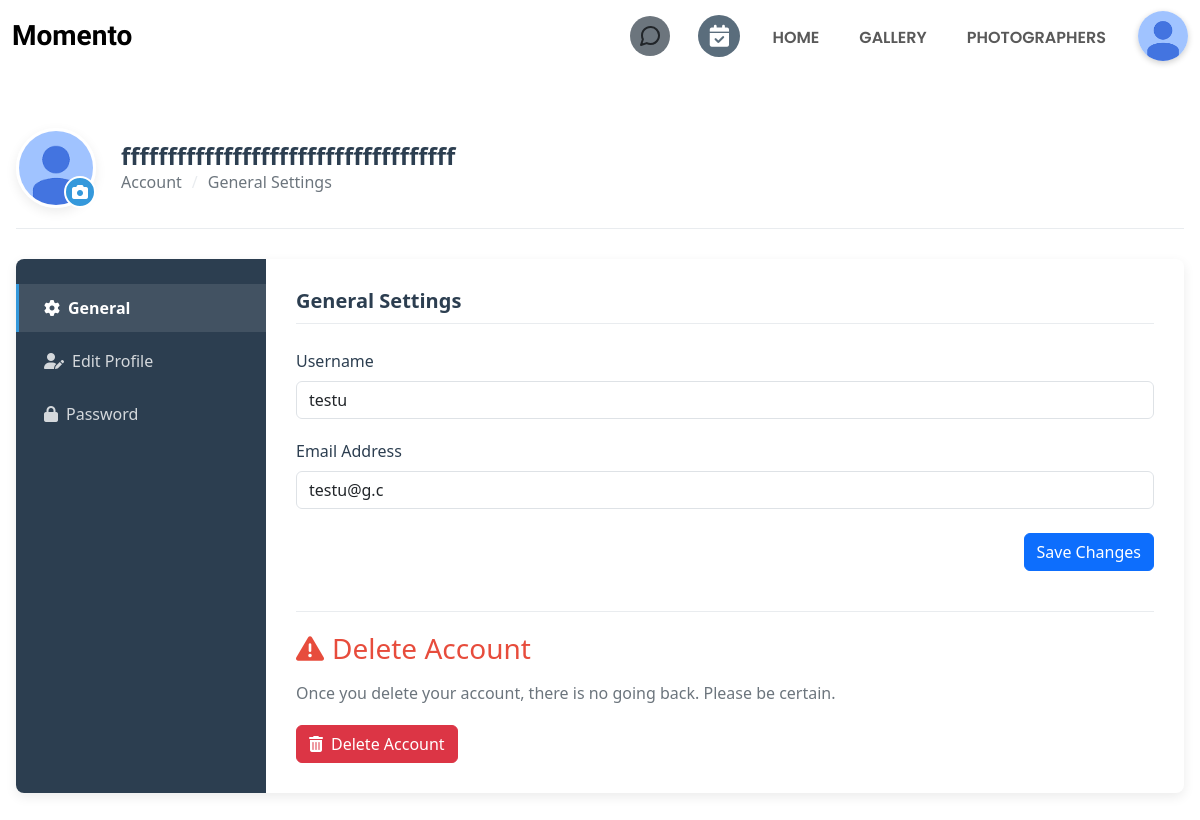
Screenshot of /edit-profile.php (signed in) with the database file from the repository.
### tables this page shows
CREATE TABLE `accounts` (
  `id` int(11) NOT NULL,
  `username` varchar(128) NOT NULL,
  `email` varchar(128) NOT NULL,
  `password` varchar(128) NOT NULL,
  `account_type` enum('user','business') NOT NULL,
  `picture` varchar(512) NOT NULL DEFAULT '/momento/Uploads/ProfilePicture/img_1.jpg',
  `location` varchar(128) NOT NULL,
  `lon` double(255,30) NOT NULL,
  `lat` double(255,30) NOT NULL,
  `provider` enum('local','google') NOT NULL,
  `provider_id` varchar(255) DEFAULT NULL,
  `created_at` timestamp NOT NULL DEFAULT current_timestamp(),
  `updated_at` timestamp NOT NULL DEFAULT current_timestamp() ON UPDATE current_timestamp()
);

CREATE TABLE `user_profiles` (
  `id` int(11) NOT NULL,
  `name` varchar(64) DEFAULT NULL,
  `created_at` timestamp NOT NULL DEFAULT current_timestamp(),
  `updated_at` timestamp NOT NULL DEFAULT current_timestamp() ON UPDATE current_timestamp()
);

### edit-profile.php (the view, shortened to what this page needs)
<?php
    require('pdo.php');
?>
<!DOCTYPE html>
<html lang="en">
<head>
    <link href="https://cdn.jsdelivr.net/npm/bootstrap@5.3.0/dist/css/bootstrap.min.css" rel="stylesheet">
    <link rel="stylesheet" href="https://cdnjs.cloudflare.com/ajax/libs/font-awesome/6.0.0/css/all.min.css">
    <link rel="stylesheet" href="css/header.css">
</head>
<body>
    <?php require('header.php'); ?>
    <div class="container-main p-3">
        <div class="profile-header">
            <div class="profile-avatar-container">
				<?php
					$pfp_sql = $pdo->prepare('select picture from accounts where id = ?');
					$pfp_sql->execute([$data['id']]);
					$result_pfp = $pfp_sql->fetch();
				?>
                <img src="<?=$result_pfp['picture']?>" class="profile-avatar" alt="Profile Picture">
                <form id="profileUploadForm" action="upload-profile-img.php" method="POST" enctype="multipart/form-data">
                    <div class="avatar-upload-btn" onclick="triggerFileInput('profileFile');">
                        <i class="fas fa-camera"></i>
                    </div>
                </form>
            </div>
            <div>
                <h1 class="profile-title">
                    <?php
                        $stmt = $pdo->prepare('SELECT account_type FROM accounts WHERE id = ?');
                        $stmt->execute(array($_SESSION['data']['id']));
                        $account_type = $stmt->fetch(PDO::FETCH_ASSOC);
                        if($account_type['account_type']=='user'){
                            $profileData = $pdo->prepare('SELECT name FROM user_profiles WHERE id = ?');
                            $profileData->execute([$_SESSION['data']['id']]);
                            $name = $profileData->fetch(PDO::FETCH_ASSOC);
                            echo htmlspecialchars($name['name']??null);
                        }elseif($account_type['account_type']=='business'){
                            $profileData = $pdo->prepare('SELECT business_name FROM business_profiles WHERE id = ?');
                            $profileData->execute([$_SESSION['data']['id']]);
                            $name = $profileData->fetch(PDO::FETCH_ASSOC);
                            echo htmlspecialchars($name['business_name']);
                        }
                    ?>
                </h1>
                <div class="profile-breadcrumb">
                    <span>Account</span>
                    <span class="breadcrumb-separator">/</span>
                    <span id="section-title">General Settings</span>
                </div>
            </div>
        </div>
        <div class="settings-container">
            <div class="settings-sidebar">
                <ul class="settings-nav">
                    <li class="settings-nav-item">
                        <a href="#" class="settings-nav-link active" onclick="showSection('general', 'General Settings', this)">
                            <i class="fas fa-cog me-2"></i>General
                        </a>
                    </li>
                    <li class="settings-nav-item">
                        <a href="#" class="settings-nav-link" onclick="showSection('edit-profile', 'Profile Settings', this)">
                            <i class="fas fa-user-edit me-2"></i>Edit Profile
                        </a>
                    </li>
                    <?php
                    $stmt = $pdo->prepare('SELECT provider FROM accounts WHERE id = ?');
                    $stmt->execute([$data['id']]);
                    $result = $stmt->fetch();
                    if($result['provider']=="local"){?>
                        <li class="settings-nav-item">
                            <a href="#" class="settings-nav-link" onclick="showSection('password', 'Password Settings', this)">
                                <i class="fas fa-lock me-2"></i>Password
                            </a>
                        </li>
                    <?php } ?>
                </ul>
            </div>
            <div class="settings-content">
                <?php
                    $stmt = $pdo->prepare('SELECT username, email, location, account_type FROM accounts WHERE id = ?');
                    $stmt->execute([$data['id']]);
                    $result = $stmt->fetch(PDO::FETCH_ASSOC);
                ?>
                <form action="update-profile.php" method="POST">
                    <div id="general" class="content-section">
                        <h2 class="section-title">General Settings</h2>
                        <div class="form-group">
                            <label class="form-label">Username</label>
                            <input name="username" type="text" class="form-control" value="<?=htmlspecialchars($result['username']??'')?>">
                        </div>
                        <div class="form-group">
                            <label class="form-label">Email Address</label>
                            <input name="email" type="email" class="form-control" value="<?=htmlspecialchars($result['email']??'')?>">
                        </div>
                        <div class="d-flex justify-content-end mt-4">
                            <button type="submit" class="btn btn-primary" onclick="saveChanges('General Settings')">
                                Save Changes
                            </button>
                        </div>
                    </div>
                </form>
                <div class="delete-account">
                    <h3 class="delete-account-title">
                        <i class="fas fa-exclamation-triangle me-2"></i>Delete Account
                    </h3>
                    <p class="delete-account-text">
                        Once you delete your account, there is no going back. Please be certain.
                    </p>
                    <button class="btn btn-danger" onclick="confirmDelete()">
                        <i class="fas fa-trash-alt me-2"></i>Delete Account
                    </button>
                </div>
            </div>
        </div>
    </div>
</body>
</html>

### header.php (shortened to what this page needs)
<?php
    require_once('pdo.php');
?>
<link rel="stylesheet" href="https://cdnjs.cloudflare.com/ajax/libs/font-awesome/6.5.0/css/all.min.css">
<nav class="navbar navbar-expand-lg nav-sticky" id = "navbar">
    <div class="container-fluid">
        <a class="navbar-brand fs-3 momento-logo" href="/momento/index.php">Momento</a>
        <div class="collapse navbar-collapse" id="navbarNav">
            <ul class="navbar-nav ms-auto gap-4 align-items-center">
				<?php if(isset($_SESSION['data'])){?>
				<div class="message-icon-container p-1">
					<div class="bg-secondary rounded-circle message-icon" style=" padding:3px " id="messageIcon" onclick="window.location.href='/momento/chat/chat.php'">
					</div>
				</div>
				<?php }?>
				<a href="appointment/appointments_inbox.php" class="icon-button" title="Appointments">
					<i class="fas fa-calendar-check"></i>
				</a>
                <li class="nav-item"><a class="nav-link" href="/momento/index.php">HOME</a></li>
                <li class="nav-item dropdown dropdown-hover">
                    <a class="nav-link d-flex align-items-center" href="#" id="galleryDropdown" role="button" data-bs-toggle="dropdown" aria-expanded="false">
                </i> GALLERY
                    </a>
                </li>
                <li class="nav-item"><a class="nav-link" href="/momento/photographers.php">PHOTOGRAPHERS</a></li>
                <?php if (!isset($_SESSION['data'])): ?>
                    <li class="nav-item"><a class="nav-link" href="account/register.php">Sign up</a></li>
                    <li class="login btn"><a class="text-white text-center text-decoration-none" style = "display:block;width:100%;height:100%;" href="account/login.php">Login</a></li>                <?php else: ?>
                    <ul class="list-unstyled m-0 p-0">
                        <div class="dropdown-button">
							<?php
								$sql = $pdo->prepare('select picture from accounts where id = ?');
								$sql->execute([$_SESSION['data']['id']]);
								$result = $sql->fetch();
							?>
                            <img src="<?= $result['picture'] ?>" class="dropdown-img">
                        </div>
                    </ul>
                <?php endif; ?>
            </ul>
        </div>
    </div>
</nav>

### css/header.css (style rules this page uses)
.nav-sticky { position: sticky; top: 0; width: 100%; z-index: 1020; padding: 10px 0; background-color: white; text-align: center; }
.momento-logo { font-family: 'Dancing Script'; font-size: 20px; font-weight: 900 !important; }
.navbar-nav .nav-link { position: relative; padding-bottom: 5px; font-family: 'Poppins'; font-weight: 600; }
.navbar-nav .nav-link::after { content: ''; position: absolute; bottom: 0; left: 0; height: 2px; width: 0; background-color: black; transition: width 0.3s ease; }
.dropdown-button { position: relative; cursor: pointer; }
.dropdown-img { border-radius: 50%; object-fit: cover; height: 50px; width: 50px; box-shadow: 0 2px 6px rgba(0, 0, 0, 0.2); transition: transform 0.3s ease; }
:root { --surface-primary: #ffffff; --surface-secondary: #f8f8f8; --text-primary: #121212; --text-secondary: #757575; --accent: #000000; --border-light: rgba(0, 0, 0, 0.06); --shadow-ambient: rgba(0, 0, 0, 0.08); --shadow-key: rgba(0, 0, 0, 0.12); --status-online: #00C853; }
.message-icon-container { position: relative; cursor: pointer; }
.message-icon { position: relative; display: flex; align-items: center; justify-content: center; width: 40px; height: 40px; border-radius: 50%; background-color: #333; transition: background-color 0.3s ease; padding: 5px; }
.nav-link { transition: color 0.2s; }

### header.php (style rules this page uses)
.icon-button { display: inline-flex; align-items: center; justify-content: center; width: 42px; height: 42px; background-color: #5a6d7c; color: white; border-radius: 50%; text-decoration: none; position: relative; font-size: 22px; transition: background-color 0.3s; }

### rows the page displays
accounts: picture (picture), username "testu", email "testu@g.c"
user_profiles: name "ffffffffffffffffffffffffffffffffffff"
